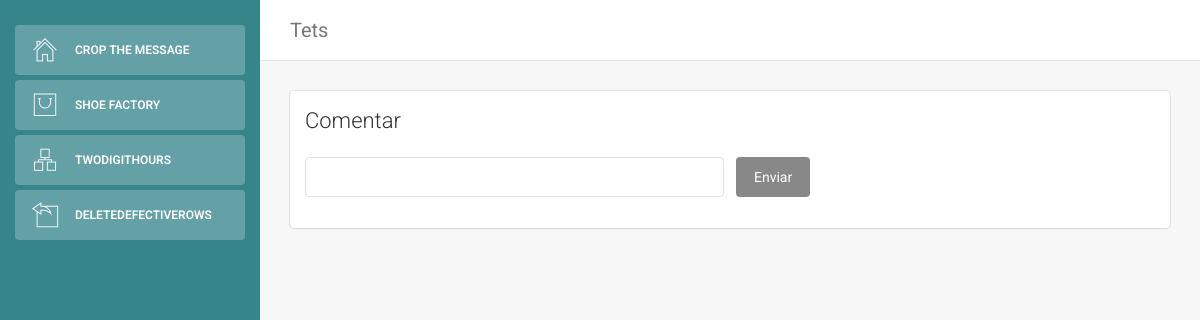
Before: / with the older database file.
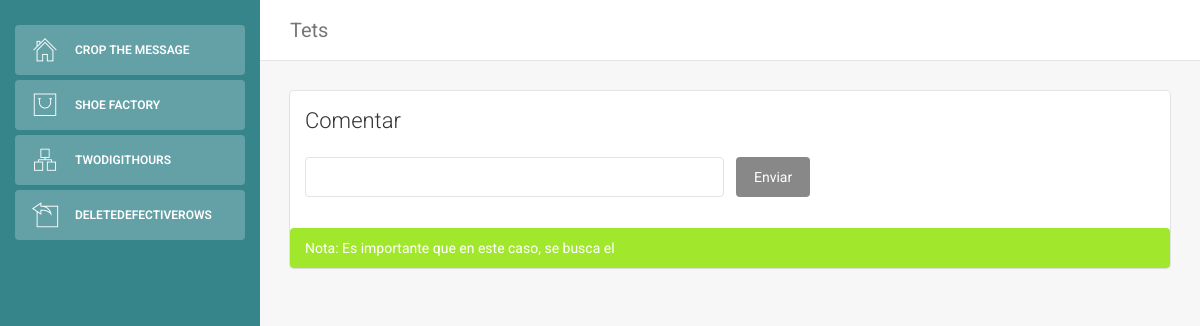
After: the same page with the newer database file.
### tables this page shows
CREATE TABLE `comentarios` (
  `id_coment` int(11) NOT NULL,
  `chat` varchar(100) NOT NULL
);

### index.php (the view, shortened to what this page needs)
<!doctype html>
<html lang="en">
<head>
    <link href="assets/css/bootstrap.min.css" rel="stylesheet" />
    <link href="assets/css/animate.min.css" rel="stylesheet"/>
    <link href="assets/css/light-bootstrap-dashboard.css?v=1.4.0" rel="stylesheet"/>
    <link href="assets/css/demo.css" rel="stylesheet" />
    <link href="http://maxcdn.bootstrapcdn.com/font-awesome/4.2.0/css/font-awesome.min.css" rel="stylesheet">
    <link href="assets/css/pe-icon-7-stroke.css" rel="stylesheet" />
    <link rel="stylesheet" href="../css/estilos.css">
</head>
<body class="fondo2">
<div class="wrapper">
    <?php require("menuVertical.php");?>
    <div class="main-panel">
        <?php require("menuHorizontal.php");?>
        <div class="content">
            <div class="container-fluid">
                <div class="row">
                    <div class="col-md-12">
                        <div class="card">
                            <div class="header">
                                <h4 class="title">Comentar</h4>
                            </div>
                            <div class="content">
                            <div class="row">
                            <form  method='POST' action="addChat.php">
                                <div class="col-md-6">
                                    <div class="form-group">
                                        <input type="text" name="coment" class="form-control" required>
                                    </div>
                                </div>
                                <div class="col-md-6">
                                    <div class="form-group">
                                        <button type="submit" class="btn btn-secondary btn-fill pull-left">Enviar</button>
                                    </div>
                                </div>
                            </form>
                            </div>
                            </div>
                            <?php require("bd.php");
                            $consulta = "SELECT * from comentarios";
                                    $resultado=$conexion->query($consulta);
                                    while($fila = $resultado->fetch_array()){
                                        echo "<div class='alert alert-success' role='alert'>
                                            ".$fila['chat']."
                                            </div>";
                                    }
                                    ?>
                        </div>
                    </div>
                </div>
            </div>
        </div>
    </div>
</div>
</body>
</html>

Changed rows visible on the page:
added comentarios: chat "Nota: Es importante que en este caso, se busca el"
